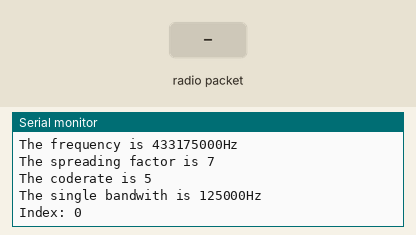
The sketch below on a simulated Arduino Uno, built with avr-gcc and run on an emulated ATmega328P. On the bench: the last lines printed to the serial monitor. The inputs (shaded band) are chosen by the test bench. No radio packets arrive unless stated.

Above: at 1.2 s.
1.3 s: radio packet "1" arrives
At 1.41 s:
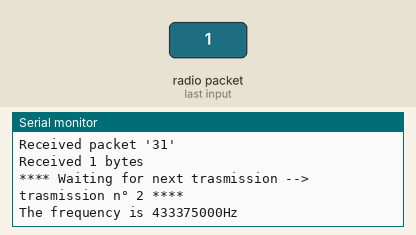
2.8 s: radio packet "0" arrives
At 3.6 s:
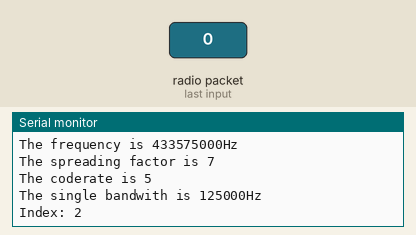
4.3 s: radio packet "2" arrives
At 4.41 s:
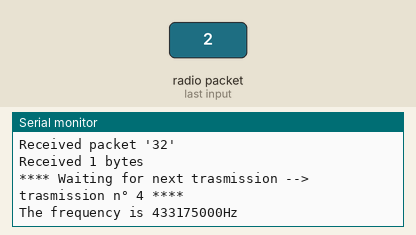
Timing chart, 0 to 7.3 s (numbered marks = the images above; inputs shaded):
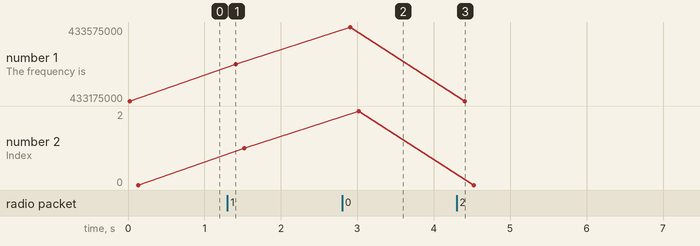

Measured:
- after the input at 1.3 s, the serial monitor: prints a new line at once (image 1)
- after the input at 2.8 s, the serial monitor: prints a new line at once (image 2)
- after the input at 4.3 s, the serial monitor: prints a new line at once (image 3)
- plotted number 1: 433175000 → 433375000 after the input at 1.3 s, 433375000 → 433575000 after the input at 2.8 s, 433575000 → 433175000 after the input at 4.3 s
- plotted number 2: 0 → 1 after the input at 1.3 s, 2 → 0 after the input at 4.3 s

The sketch:

sniffer_node_multiFrequency.ino
```cpp
/*
  LoRaWAN packet forwarder example :
  Support Devices: LG01.
  Require Library:
  https://github.com/sandeepmistry/arduino-LoRa

  Example sketch showing how to get LoRaWAN packets from LoRaWAN node and forward it to LoRaWAN Server
  It is designed to work with the other example Arduino_LMIC
  modified 10 May 2017
  by Dragino Tech <support@dragino.com>
  Original Topic from http://qiita.com/openwave-co-jp/items/7edb3661ab5703e38e7c
*/
#include <SPI.h>
#include <LoRa.h>


//array of frequencies valid for the application to change
long int frequencies[3] = {433175000, 433375000, 433575000};
//controls the current frequency index in the array
int indexFreq = 0;
int indexFreqTmp = 0;
int receivedCount = 0;
String packet ;

// define servers
//String SERVER = "router.au.thethings.network"; // The Things Network
//String Port="1700";//ttn
// Set center frequency
uint32_t freq, freq0, freq1, freq2;
int SF,Denominator;
long SBW;
long old_time=millis();
long new_time;
long status_update_interval=30000;  //update Status every 300 seconds.
char message[256];

/*void sendudp(String rssi, String packetSize, String freq) {
  Process p;
  delay(3000);
  p.begin("python");
  p.addParameter("/root/gwstat.py");
  p.addParameter(SERVER);
  p.addParameter(Port);
  p.addParameter(rssi);
  p.addParameter(packetSize);
  p.addParameter(freq);
  p.run();
  while (p.running());
  while (p.available()) {
    char c = p.read();
    Console.print(c);
  }
  Console.flush();
}

//Update Gateway Status to IoT Server
void sendstat() {
  sendudp("stat","",String((double)freq/1000000));
}
*/

void checkFrequency()
{
  //the first byte of the packet has the frequency index the sender is using,
  //we copy this value into CMD variable to do the checks
  //String cmd = String(packet.charAt(0));
  //if the received index is different from the current index, then we change the frequency
  /*if(cmd.toInt() != indexFreq)
  {
      if (!LoRa.begin(frequencies[cmd.toInt()]))
      {
        Serial.println("Starting LoRa failed!");
        while (1);
      }
      indexFreq = cmd.toInt();
      Serial.println("Frequenza cambiata");
      //LoRa.setFrequency(frequencies[indexFreq]);
      //LoRa.enableCrc();
      show_config();
  }*/

  // For incremental index order
  // END NODE AND FORWARDING NODE NEED TO BE SYNCHRONIZED
/*
  indexFreqTmp=receivedCount%3;
  if(indexFreqTmp == 2){
    indexFreq=1;
  }else{
    if(indexFreqTmp == 1){
      indexFreq=2;
    }else{
      indexFreq=0;
    }
  }
*/
  //if is not useful to use incremental order
  indexFreq=receivedCount%3;
  show_config();
}
void read_fre() {
  //freq=atol(fre1);
  freq = frequencies[indexFreq];

}
void read_SF() {

  //SF=atoi(sf1);
  SF = 7;

}
void read_CR() {
  //Denominator=atoi(cr1);
  Denominator=5;

}
void read_SBW() {
  int b1;

  b1=7;
  switch(b1)
    {
      case 0:SBW=7.8E3;break;
      case 1:SBW=10.4E3;break;
      case 2:SBW=15.6E3;break;
      case 3:SBW=20.8E3;break;
      case 4:SBW=31.25E3;break;
      case 5:SBW=41.7E3;break;
      case 6:SBW=62.5E3;break;
      case 7:SBW=125E3;break;
      case 8:SBW=250E3;break;
      case 9:SBW=500E3;break;
      default:break;
    }
}

void read_config()
{
  read_fre();
  read_SF();
  read_CR();
  read_SBW();
}

void show_config()
{
  Serial.print("The frequency is ");Serial.print(frequencies[indexFreq]);Serial.println("Hz");
  Serial.print("The spreading factor is ");Serial.println(SF);
  Serial.print("The coderate is ");Serial.println(Denominator);
  Serial.print("The single bandwith is ");Serial.print(SBW);Serial.println("Hz");
  Serial.print("Index: ");Serial.println(indexFreq);
}

//Receiver LoRa packets and forward it
void receivepacket() {
  // try to parse packet
  int packetSize = LoRa.parsePacket();
  if (packetSize) {

    // received a packet
    Serial.print("Received packet '");

    // read packet
    int i = 0;
    //char message[256];
    while (LoRa.available() && i < 256) {
      message[i]=LoRa.read();
      Serial.print(message[i],HEX);
      i++;

      //packet += (char) LoRa.read();
    }
    Serial.print("'");
    Serial.println("");
    Serial.print("Received ");
    Serial.print(packetSize);
    Serial.println(" bytes");
    receivedCount++;

    Serial.println("");
    Serial.print("**** Waiting for next trasmission --> trasmission n° ");Serial.print(receivedCount+1);Serial.println(" ****");

    //delay(1000);
    //send the messages
    //sendudp(String(LoRa.packetRssi()), String(packetSize),String((double)freq/1000000));
    checkFrequency();
  }
}

void setup() {
  Serial.begin(9600);

  while (!Serial);
  Serial.println("LoRa Receiver");
  read_config();
  /*
  if (!LoRa.begin(freq)) {
    Serial.println("Starting LoRa failed!");
    while (1);
  }*/
  if (!LoRa.begin(frequencies[indexFreq]))
  {
    Serial.println("Starting LoRa failed!");
    while (1);
  }
  LoRa.enableCrc();

  LoRa.setSpreadingFactor(SF);
  LoRa.setSignalBandwidth(SBW);
  LoRa.setCodingRate4(Denominator);
  LoRa.setSyncWord(0x34);
  LoRa.receive(0);
  show_config();
  //sendstat();
}

void loop() {

  receivepacket();
  new_time = millis();

  // Update Gateway Status
  if( (new_time-old_time) > status_update_interval){
      //Serial.println("");
      //Serial.println("Update Status");
      old_time = new_time;
      //sendstat();
      //mkfile();
  }
}
/*
void mkfile()
{
  FileSystem.begin();
  File file_name = FileSystem.open("/tmp/iot/data3",FILE_WRITE);
  file_name.print((char *)message);
  file_name.close();
}*/
```
